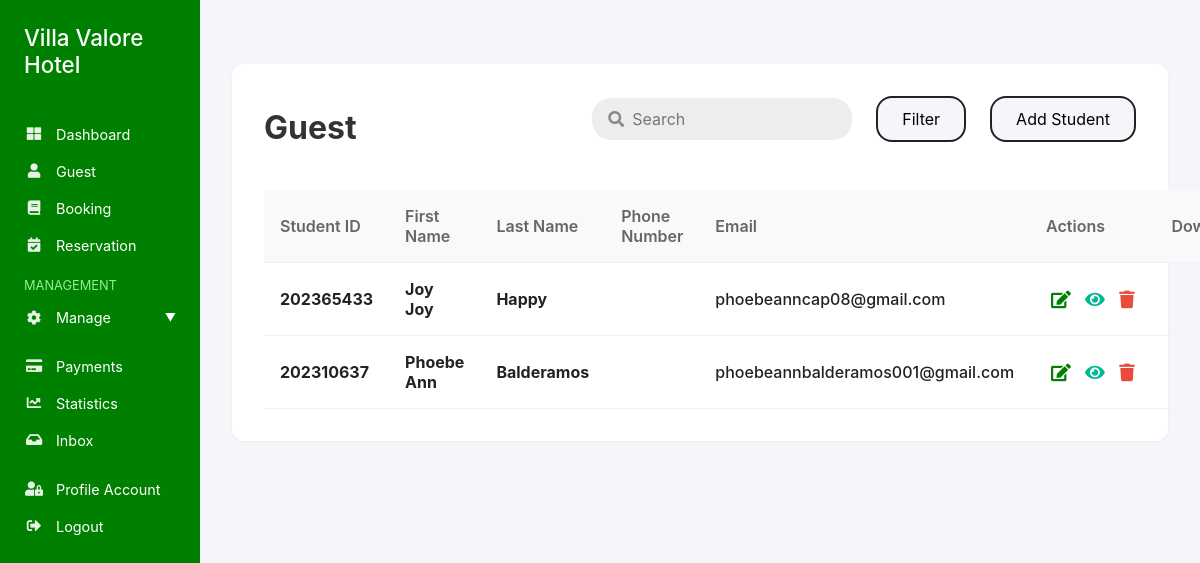
The page /admin/student.php on the database its author committed.
### tables this page shows
CREATE TABLE `student` (
  `StudentID` int(9) NOT NULL,
  `FirstName` varchar(255) NOT NULL,
  `LastName` varchar(255) NOT NULL,
  `Gender` enum('Male','Female','Prefer not to say','') NOT NULL,
  `PhoneNumber` varchar(11) NOT NULL,
  `Address` varchar(255) NOT NULL,
  `Email` varchar(255) NOT NULL,
  `Nationality` text NOT NULL,
  `Birthdate` date NOT NULL,
  `Password` varchar(255) NOT NULL,
  `ConfirmPassword` varchar(255) NOT NULL,
  `OTP` varchar(100) NOT NULL,
  `OTP_Send_Time` varchar(100) NOT NULL,
  `Verify_OTP` varchar(100) NOT NULL,
  `IP` varchar(100) NOT NULL,
  `Status` varchar(100) NOT NULL
);

### admin/student.php (the view, shortened to what this page needs)
<?php
include 'connections.php';
$where = [];
$params = [];
if (count($where) > 0) {
  $sql = "SELECT * FROM student WHERE " . implode(' AND ', $where) . " ORDER BY StudentID DESC";
  $stmt = $conn->prepare($sql);
  if ($params) {
    $types = str_repeat('s', count($params));
    $stmt->bind_param($types, ...$params);
  }
  $stmt->execute();
  $resResult = $stmt->get_result();
} else {
  $resQuery = "SELECT * FROM student ORDER BY StudentID DESC";
  $resResult = $conn->query($resQuery);
}
?>
<!DOCTYPE html>
<html lang="en">
<head>
  <link rel="stylesheet" href="https://cdnjs.cloudflare.com/ajax/libs/font-awesome/5.15.4/css/all.min.css">
</head>
<body>
  <div class="sidebar">
    <div class="sidebar">
        <h4 class="sidebar-title">Villa Valore Hotel</h4>
        <div class="nav-section">
            <a class="nav-link" href="index.php"><i class="fas fa-th-large"></i>Dashboard</a>
            <a class="nav-link" href="student.php"><i class="fas fa-user"></i>Guest</a>
            <a class="nav-link" href="booking.php"><i class="fas fa-book"></i>Booking</a>
            <a class="nav-link" href="reservation.php"><i class="fas fa-calendar-check"></i>Reservation</a>
        </div>
        <div class="nav-section">
            <div class="management-label">MANAGEMENT</div>
            <div class="nav-link toggle-btn" onclick="toggleMenu('management')">
                <div><i class="fas fa-cog"></i>Manage</div>
            </div>
        </div>
        <div class="nav-section">
            <a class="nav-link" href="payment.php"><i class="fas fa-credit-card"></i>Payments</a>
            <a class="nav-link" href="statistics.php"><i class="fas fa-chart-line"></i>Statistics</a>
            <a class="nav-link" href="inbox.php"><i class="fas fa-inbox"></i>Inbox</a>
        </div>
        <div class="nav-section">
            <a class="nav-link" href="profile.php"><i class="fas fa-user-lock"></i>Profile Account</a>
            <a class="nav-link" href="logout.php"><i class="fas fa-sign-out-alt"></i>Logout</a>
        </div>
    </div>
  </div>
<div class="main-content">
    <div class="reservation-section">
      <div style="display: flex; align-items: center; justify-content: space-between; margin-bottom: 1.5rem;">
        <h1 style="margin-bottom: 0; border-bottom: 4px solid rgb(255, 255, 255); display: inline-block; padding-bottom: 0.2rem;">Guest</h1>
        <div class="search-filter-bar">
          <div class="search-wrapper">
            <i class="fas fa-search search-icon"></i>
            <input type="text" id="searchInput" class="search-input" placeholder="Search">
          </div>
          <div style="position: relative;">
            <button class="filter-btn" id="filterBtn">Filter</button>
          </div>
          <button class="create-btn" id="createBtn">Add Student</button>
        </div>
      </div>
      <table class="reservation-table">
        <thead>
          <tr>
            <th>Student ID</th>
            <th>First Name</th>
            <th>Last Name</th>
            <th>Phone Number</th>
            <th>Email</th>
            <th>Actions</th>
            <th>Download</th>
          </tr>
        </thead>
        <tbody>
        <?php if ($resResult && $resResult->num_rows > 0): ?>
          <?php while($row = $resResult->fetch_assoc()): ?>
          <tr data-id="<?php echo $row['StudentID']; ?>">
            <td><b><?php echo $row['StudentID']; ?></b></td>
            <td><b><?php echo htmlspecialchars($row['FirstName']); ?></b></td>
            <td><b><?php echo htmlspecialchars($row['LastName']); ?></b></td>
            <td><?php echo $row['PhoneNumber']; ?></td>
            <td><?php echo $row['Email']; ?></td>
            <td>
              <div class="action-group">
                <button type="button" class="action-btn edit-btn"
                  data-id="<?php echo $row['StudentID']; ?>"
                  data-firstname="<?php echo htmlspecialchars($row['FirstName']); ?>"
                  data-lastname="<?php echo htmlspecialchars($row['LastName']); ?>"
                  data-gender="<?php echo htmlspecialchars($row['Gender']); ?>"
                  data-phonenumber="<?php echo htmlspecialchars($row['PhoneNumber']); ?>"
                  data-address="<?php echo htmlspecialchars($row['Address']); ?>"
                  data-email="<?php echo htmlspecialchars($row['Email']); ?>"
                  data-nationality="<?php echo htmlspecialchars($row['Nationality']); ?>"
                  data-birthdate="<?php echo htmlspecialchars($row['Birthdate']); ?>"
                ><i class="fas fa-edit"></i></button>
                <button type="button" class="action-btn view-btn"
                  data-id="<?php echo $row['StudentID']; ?>"
                  data-firstname="<?php echo htmlspecialchars($row['FirstName']); ?>"
                  data-lastname="<?php echo htmlspecialchars($row['LastName']); ?>"
                  data-gender="<?php echo htmlspecialchars($row['Gender']); ?>"
                  data-phonenumber="<?php echo htmlspecialchars($row['PhoneNumber']); ?>"
                  data-address="<?php echo htmlspecialchars($row['Address']); ?>"
                  data-email="<?php echo htmlspecialchars($row['Email']); ?>"
                  data-nationality="<?php echo htmlspecialchars($row['Nationality']); ?>"
                  data-birthdate="<?php echo htmlspecialchars($row['Birthdate']); ?>"
                ><i class="fas fa-eye"></i></button>
                <button type="button" class="action-btn delete-btn"
                  data-id="<?php echo $row['StudentID']; ?>"
                ><i class="fas fa-trash"></i></button>
              </div>
            </td>
            <td>
              <button class="download-table-btn" title="Download Table" onclick="showDownloadModal(event)">
              </button>
            </td>
          </tr>
          <?php endwhile; ?>
        <?php else: ?>
          <tr><td colspan="7">No students found.</td></tr>
        <?php endif; ?>
        </tbody>
      </table>
    </div>
  </div>
</body>
</html>

### admin/student.php (style rules this page uses)
:root { --theme-green: #008000; --theme-green-dark: #005c00; --theme-green-light: #90ee90; --action-edit: #008000; --action-view: #00b894; --action-delete: #e74c3c; }
* { margin: 0; padding: 0; box-sizing: border-box; font-family: 'Inter', sans-serif; }
body { background-color: #f5f6fa; display: flex; }
.sidebar { width: 200px; background: var(--theme-green); min-height: 100vh; padding: 0.5rem; color: white; position: fixed; left: 0; top: 0; bottom: 0; transition: left 0.3s, box-shadow 0.3s; z-index: 1000; }
.sidebar-title { color: white; font-size: 1.4rem; font-weight: 500; margin-bottom: 1.5rem; padding: 1rem; }
.nav-section { margin-bottom: 1rem; }
.nav-link { display: flex; align-items: center; padding: 0.5rem 1rem; color: white; text-decoration: none; font-size: 0.9rem; margin-bottom: 0.25rem; transition: background-color 0.2s; }
.nav-link i { margin-right: 0.75rem; width: 20px; text-align: center; opacity: 0.9; }
.management-label { color: var(--theme-green-light); font-size: 0.8em; margin: 1rem 0 0.5rem 1rem; }
.toggle-btn { display: flex; align-items: center; justify-content: space-between; cursor: pointer; }
.toggle-btn::after { content: '▼'; font-size: 0.7rem; margin-left: 0.5rem; }
.main-content { flex: 1; padding: 2rem; margin-left: 200px; overflow-x: hidden; transition: margin-left 0.3s; }
.reservation-section { max-width: 1200px; margin: 2rem auto; background: #fff; border-radius: 12px; box-shadow: 0 1px 3px rgba(0,0,0,0.05); padding: 2rem; }
h1 { font-size: 2rem; margin-bottom: 1.5rem; color: #333; }
.reservation-table { width: 100%; border-collapse: collapse; }
.reservation-table th, .reservation-table td { padding: 1rem; border-bottom: 1px solid #f0f2f5; text-align: left; }
.reservation-table th { background: #f8f9fa; color: #666; font-weight: 600; }
.reservation-table td { color: #222; font-weight: 500; }
.action-group { display: flex; gap: 0.3rem; justify-content: center; align-items: center; }
.action-btn { display: inline-flex; align-items: center; justify-content: center; border: none; outline: none; border-radius: 50%; padding: 0.3rem; font-size: 1.1rem; background: none; cursor: pointer; transition: background 0.18s, color 0.18s; box-shadow: none; }
.action-btn.edit-btn i { color: var(--action-edit); }
.action-btn.view-btn i { color: var(--action-view); }
.action-btn.delete-btn i { color: var(--action-delete); }
.action-btn i { font-size: 1em; margin: 0; }
.reservation-table td:nth-child(6) { text-align: center; vertical-align: middle; }
.search-filter-bar { display: flex; align-items: center; gap: 1rem; margin-bottom: 1.5rem; }
.search-input { padding: 0.7rem 2.5rem 0.7rem 2.5rem; border-radius: 1.2rem; border: none; background: #ededed; font-size: 1rem; width: 260px; outline: none; }
.search-icon { position: absolute; left: 1rem; top: 50%; transform: translateY(-50%); color: #888; }
.search-wrapper { position: relative; display: flex; align-items: center; }
.filter-btn, .create-btn { padding: 0.7rem 1.5rem; border-radius: 1rem; border: 2px solid #222; background: #f5f6fa; font-size: 1rem; cursor: pointer; margin-left: 0.5rem; transition: background 0.2s, color 0.2s; }
.download-table-btn { background: none; border: none; color: #008000; border-radius: 50%; padding: 0.3rem; font-size: 1.1rem; cursor: pointer; display: flex; align-items: center; justify-content: center; transition: background 0.2s, color 0.2s; margin: 0 auto; }
.reservation-table td:last-child { text-align: center; vertical-align: middle; }

### rows shown on the page
student: StudentID "202365433", FirstName "Joy Joy", LastName "Happy", Email "phoebeanncap08@gmail.com"
student: StudentID "202310637", FirstName "Phoebe Ann", LastName "Balderamos", Email "phoebeannbalderamos001@gmail.com"
